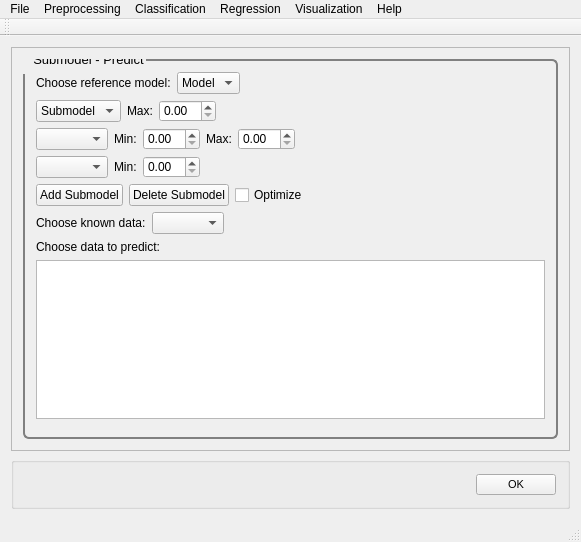
<?xml version="1.0" encoding="UTF-8"?>
<ui version="4.0">
    <class>MainWindow</class>
    <widget class="QMainWindow" name="MainWindow">
        <property name="geometry">
            <rect>
                <x>0</x>
                <y>0</y>
                <width>581</width>
                <height>542</height>
            </rect>
        </property>
        <property name="windowTitle">
            <string>PYSAT</string>
        </property>
        <widget class="QWidget" name="centralWidget">
            <layout class="QVBoxLayout" name="verticalLayout_9">
                <item>
                    <widget class="QScrollArea" name="scrollArea">
                        <property name="widgetResizable">
                            <bool>true</bool>
                        </property>
                        <widget class="QWidget" name="scrollAreaWidgetContents_2">
                            <property name="geometry">
                                <rect>
                                    <x>0</x>
                                    <y>0</y>
                                    <width>557</width>
                                    <height>394</height>
                                </rect>
                            </property>
                            <property name="font">
                                <font>
                                    <pointsize>8</pointsize>
                                </font>
                            </property>
                            <property name="styleSheet">
                                <string notr="true">QGroupBox {
                                    border: 2px solid gray;
                                    border-radius: 6px;
                                    margin-top: 0.5em;
                                    }

                                    QGroupBox::title {

                                    padding-top: -14px;
                                    padding-left: 8px;
                                    }
                                </string>
                            </property>
                            <layout class="QVBoxLayout" name="verticalLayout_8">
                                <item>
                                    <widget class="QGroupBox" name="submodel_opt">
                                        <property name="font">
                                            <font>
                                                <pointsize>10</pointsize>
                                            </font>
                                        </property>
                                        <property name="title">
                                            <string>Submodel - Predict</string>
                                        </property>
                                        <layout class="QVBoxLayout" name="verticalLayout">
                                            <item>
                                                <layout class="QHBoxLayout" name="choosemodel_hlayout">
                                                    <item>
                                                        <widget class="QLabel" name="choosemodel_label">
                                                            <property name="text">
                                                                <string>Choose reference model:</string>
                                                            </property>
                                                        </widget>
                                                    </item>
                                                    <item>
                                                        <widget class="QComboBox" name="choosemodel">
                                                            <property name="iconSize">
                                                                <size>
                                                                    <width>50</width>
                                                                    <height>20</height>
                                                                </size>
                                                            </property>
                                                            <item>
                                                                <property name="text">
                                                                    <string>Model</string>
                                                                </property>
                                                            </item>
                                                        </widget>
                                                    </item>
                                                    <item>
                                                        <spacer name="choosemodel_spacer">
                                                            <property name="orientation">
                                                                <enum>Qt::Horizontal</enum>
                                                            </property>
                                                            <property name="sizeHint" stdset="0">
                                                                <size>
                                                                    <width>40</width>
                                                                    <height>20</height>
                                                                </size>
                                                            </property>
                                                        </spacer>
                                                    </item>
                                                </layout>
                                            </item>
                                            <item>
                                                <layout class="QVBoxLayout" name="submodels_vlayout">
                                                    <item>
                                                        <layout class="QHBoxLayout" name="low_model_hlayout">
                                                            <item>
                                                                <widget class="QComboBox" name="choose_low_model">
                                                                    <item>
                                                                        <property name="text">
                                                                            <string>Submodel</string>
                                                                        </property>
                                                                    </item>
                                                                </widget>
                                                            </item>
                                                            <item>
                                                                <widget class="QLabel" name="low_model_max_label">
                                                                    <property name="text">
                                                                        <string>Max:</string>
                                                                    </property>
                                                                </widget>
                                                            </item>
                                                            <item>
                                                                <widget class="QDoubleSpinBox" name="low_model_max"/>
                                                            </item>
                                                            <item>
                                                                <spacer name="low_model_spacer">
                                                                    <property name="orientation">
                                                                        <enum>Qt::Horizontal</enum>
                                                                    </property>
                                                                    <property name="sizeHint" stdset="0">
                                                                        <size>
                                                                            <width>40</width>
                                                                            <height>20</height>
                                                                        </size>
                                                                    </property>
                                                                </spacer>
                                                            </item>
                                                        </layout>
                                                    </item>
                                                    <item>
                                                        <layout class="QHBoxLayout" name="submodel_hlayout">
                                                            <item>
                                                                <widget class="QComboBox" name="choose_submodel"/>
                                                            </item>
                                                            <item>
                                                                <widget class="QLabel" name="submodel_min_label">
                                                                    <property name="text">
                                                                        <string>Min:</string>
                                                                    </property>
                                                                </widget>
                                                            </item>
                                                            <item>
                                                                <widget class="QDoubleSpinBox" name="submodel_min"/>
                                                            </item>
                                                            <item>
                                                                <widget class="QLabel" name="submodel_max_label">
                                                                    <property name="text">
                                                                        <string>Max:</string>
                                                                    </property>
                                                                </widget>
                                                            </item>
                                                            <item>
                                                                <widget class="QDoubleSpinBox" name="submodel_max"/>
                                                            </item>
                                                            <item>
                                                                <spacer name="submodel_spacer">
                                                                    <property name="orientation">
                                                                        <enum>Qt::Horizontal</enum>
                                                                    </property>
                                                                    <property name="sizeHint" stdset="0">
                                                                        <size>
                                                                            <width>40</width>
                                                                            <height>20</height>
                                                                        </size>
                                                                    </property>
                                                                </spacer>
                                                            </item>
                                                        </layout>
                                                    </item>
                                                    <item>
                                                        <layout class="QHBoxLayout" name="high_model_hlayout">
                                                            <item>
                                                                <widget class="QComboBox" name="choose_high_model"/>
                                                            </item>
                                                            <item>
                                                                <widget class="QLabel" name="high_model_min_label">
                                                                    <property name="text">
                                                                        <string>Min:</string>
                                                                    </property>
                                                                </widget>
                                                            </item>
                                                            <item>
                                                                <widget class="QDoubleSpinBox" name="high_model_min"/>
                                                            </item>
                                                            <item>
                                                                <spacer name="high_model_spacer">
                                                                    <property name="orientation">
                                                                        <enum>Qt::Horizontal</enum>
                                                                    </property>
                                                                    <property name="sizeHint" stdset="0">
                                                                        <size>
                                                                            <width>40</width>
                                                                            <height>20</height>
                                                                        </size>
                                                                    </property>
                                                                </spacer>
                                                            </item>
                                                        </layout>
                                                    </item>
                                                </layout>
                                            </item>
                                            <item>
                                                <layout class="QHBoxLayout" name="add_delete_hlayout">
                                                    <item>
                                                        <widget class="QPushButton" name="add_submodel_button">
                                                            <property name="text">
                                                                <string>Add Submodel</string>
                                                            </property>
                                                        </widget>
                                                    </item>
                                                    <item>
                                                        <widget class="QPushButton" name="delete_submodel_button">
                                                            <property name="text">
                                                                <string>Delete Submodel</string>
                                                            </property>
                                                        </widget>
                                                    </item>
                                                    <item>
                                                        <widget class="QCheckBox" name="optimize_checkbox">
                                                            <property name="text">
                                                                <string>Optimize</string>
                                                            </property>
                                                        </widget>
                                                    </item>
                                                    <item>
                                                        <spacer name="add_delete_spacer">
                                                            <property name="orientation">
                                                                <enum>Qt::Horizontal</enum>
                                                            </property>
                                                            <property name="sizeHint" stdset="0">
                                                                <size>
                                                                    <width>40</width>
                                                                    <height>20</height>
                                                                </size>
                                                            </property>
                                                        </spacer>
                                                    </item>
                                                </layout>
                                            </item>
                                            <item>
                                                <layout class="QHBoxLayout" name="horizontalLayout">
                                                    <item>
                                                        <widget class="QLabel" name="choosedata_label">
                                                            <property name="text">
                                                                <string>Choose known data:</string>
                                                            </property>
                                                        </widget>
                                                    </item>
                                                    <item>
                                                        <widget class="QComboBox" name="choosedata"/>
                                                    </item>
                                                    <item>
                                                        <spacer name="choosedata_spacer">
                                                            <property name="orientation">
                                                                <enum>Qt::Horizontal</enum>
                                                            </property>
                                                            <property name="sizeHint" stdset="0">
                                                                <size>
                                                                    <width>40</width>
                                                                    <height>20</height>
                                                                </size>
                                                            </property>
                                                        </spacer>
                                                    </item>
                                                </layout>
                                            </item>
                                            <item>
                                                <layout class="QVBoxLayout" name="predictdata_vlayout">
                                                    <item>
                                                        <widget class="QLabel" name="choosedata_predict_label">
                                                            <property name="text">
                                                                <string>Choose data to predict:</string>
                                                            </property>
                                                        </widget>
                                                    </item>
                                                    <item>
                                                        <widget class="QListWidget" name="choosedata_predict"/>
                                                    </item>
                                                    <item>
                                                        <spacer name="choosedata_predict_spacer">
                                                            <property name="orientation">
                                                                <enum>Qt::Vertical</enum>
                                                            </property>
                                                            <property name="sizeHint" stdset="0">
                                                                <size>
                                                                    <width>20</width>
                                                                    <height>40</height>
                                                                </size>
                                                            </property>
                                                        </spacer>
                                                    </item>
                                                </layout>
                                            </item>
                                        </layout>
                                    </widget>
                                </item>
                            </layout>
                        </widget>
                    </widget>
                </item>
                <item>
                    <widget class="QGroupBox" name="OK">
                        <layout class="QHBoxLayout" name="ok">
                            <item>
                                <spacer name="horizontalSpacer_5">
                                    <property name="orientation">
                                        <enum>Qt::Horizontal</enum>
                                    </property>
                                    <property name="sizeHint" stdset="0">
                                        <size>
                                            <width>40</width>
                                            <height>20</height>
                                        </size>
                                    </property>
                                </spacer>
                            </item>
                            <item>
                                <widget class="QPushButton" name="okButton">
                                    <property name="font">
                                        <font>
                                            <pointsize>8</pointsize>
                                        </font>
                                    </property>
                                    <property name="mouseTracking">
                                        <bool>false</bool>
                                    </property>
                                    <property name="text">
                                        <string>OK</string>
                                    </property>
                                </widget>
                            </item>
                        </layout>
                    </widget>
                </item>
            </layout>
        </widget>
        <widget class="QToolBar" name="mainToolBar">
            <attribute name="toolBarArea">
                <enum>TopToolBarArea</enum>
            </attribute>
            <attribute name="toolBarBreak">
                <bool>false</bool>
            </attribute>
        </widget>
        <widget class="QStatusBar" name="statusBar"/>
        <widget class="QMenuBar" name="menuBar">
            <property name="geometry">
                <rect>
                    <x>0</x>
                    <y>0</y>
                    <width>581</width>
                    <height>26</height>
                </rect>
            </property>
            <widget class="QMenu" name="menuFile">
                <property name="title">
                    <string>File</string>
                </property>
                <addaction name="actionLoad_Refence_Data"/>
                <addaction name="actionLoad_Unknown_Data"/>
                <addaction name="actionSet_output_location"/>
                <addaction name="separator"/>
                <addaction name="actionSave_Current_Plots"/>
                <addaction name="actionSave_Current_Data"/>
                <addaction name="separator"/>
                <addaction name="actionCreate_New_Workflow"/>
                <addaction name="actionSave_Current_Workflow"/>
                <addaction name="separator"/>
                <addaction name="actionExit"/>
            </widget>
            <widget class="QMenu" name="menuPreprocessing">
                <property name="title">
                    <string>Preprocessing</string>
                </property>
                <widget class="QMenu" name="menuBaseline_Removal">
                    <property name="title">
                        <string>Baseline Removal</string>
                    </property>
                    <addaction name="actionALS"/>
                    <addaction name="actionDietrich"/>
                    <addaction name="actionPolyFit"/>
                    <addaction name="actionAirPLS"/>
                    <addaction name="actionFABC"/>
                    <addaction name="actionKK"/>
                    <addaction name="actionMario"/>
                    <addaction name="actionMedian"/>
                    <addaction name="actionRubberband"/>
                    <addaction name="actionUndecimated_Wavelet"/>
                </widget>
                <widget class="QMenu" name="menuCalibration_Transfer">
                    <property name="title">
                        <string>Calibration Transfer</string>
                    </property>
                    <addaction name="actionRatio"/>
                    <addaction name="actionTommy_s_Methgod"/>
                    <addaction name="actionPiecewise_Direct_Standardization"/>
                    <addaction name="actionOthers_3"/>
                </widget>
                <addaction name="actionNormalization"/>
                <addaction name="actionNoise_Reduction"/>
                <addaction name="actionApply_Mask"/>
                <addaction name="actionInterpolate"/>
                <addaction name="actionInstrument_Response"/>
                <addaction name="menuBaseline_Removal"/>
                <addaction name="menuCalibration_Transfer"/>
                <addaction name="actionICA_2"/>
                <addaction name="actionPCA_2"/>
            </widget>
            <widget class="QMenu" name="menuRegression">
                <property name="title">
                    <string>Regression</string>
                </property>
                <addaction name="actionCross_Validation"/>
                <addaction name="actionTrain"/>
                <addaction name="actionPredict"/>
                <addaction name="actionCreate_N_Folds"/>
                <addaction name="actionCreate_Test_Folds"/>
                <addaction name="actionSubmodel_Ranges"/>
            </widget>
            <widget class="QMenu" name="menuHelp">
                <property name="title">
                    <string>Help</string>
                </property>
                <addaction name="actionIndex"/>
                <addaction name="actionContent_2"/>
                <addaction name="separator"/>
                <addaction name="actionAbout"/>
                <addaction name="actionAbout_QtCreator"/>
            </widget>
            <widget class="QMenu" name="menuClassification">
                <property name="title">
                    <string>Classification</string>
                </property>
                <widget class="QMenu" name="menuSupervised">
                    <property name="title">
                        <string>Supervised</string>
                    </property>
                    <addaction name="actionPLS_DA"/>
                    <addaction name="actionSIMCA"/>
                </widget>
                <widget class="QMenu" name="menuClustering">
                    <property name="title">
                        <string>Clustering</string>
                    </property>
                    <addaction name="actionK_means"/>
                    <addaction name="actionHierarchical_2"/>
                </widget>
                <addaction name="menuSupervised"/>
                <addaction name="menuClustering"/>
            </widget>
            <widget class="QMenu" name="menuVisualization">
                <property name="title">
                    <string>Visualization</string>
                </property>
                <addaction name="actionLine_Plot"/>
                <addaction name="action1_to_1_Plot"/>
                <addaction name="actionScatter_Plot"/>
            </widget>
            <addaction name="menuFile"/>
            <addaction name="menuPreprocessing"/>
            <addaction name="menuClassification"/>
            <addaction name="menuRegression"/>
            <addaction name="menuVisualization"/>
            <addaction name="menuHelp"/>
        </widget>
        <action name="actionLoad_Refence_Data">
            <property name="text">
                <string>Load Refence Data</string>
            </property>
        </action>
        <action name="actionLoad_Unknown_Data">
            <property name="text">
                <string>Load Unknown Data</string>
            </property>
        </action>
        <action name="actionSave_Current_Workflow">
            <property name="text">
                <string>Save Current Workflow</string>
            </property>
        </action>
        <action name="actionSave_Current_Plots">
            <property name="text">
                <string>Save Current Plots</string>
            </property>
        </action>
        <action name="actionSave_Current_Data">
            <property name="text">
                <string>Save Current Data</string>
            </property>
        </action>
        <action name="actionCreate_New_Workflow">
            <property name="text">
                <string>Create New Workflow</string>
            </property>
        </action>
        <action name="actionNoise_Reduction">
            <property name="text">
                <string>Noise Reduction</string>
            </property>
        </action>
        <action name="actionApply_Mask">
            <property name="text">
                <string>Apply Mask</string>
            </property>
        </action>
        <action name="actionInterpolate">
            <property name="text">
                <string>Interpolate (unknown to known)</string>
            </property>
        </action>
        <action name="actionInstrument_Response">
            <property name="text">
                <string>Instrument Response</string>
            </property>
        </action>
        <action name="actionALS">
            <property name="text">
                <string>ALS</string>
            </property>
        </action>
        <action name="actionDietrich">
            <property name="text">
                <string>Dietrich</string>
            </property>
        </action>
        <action name="actionPolyFit">
            <property name="text">
                <string>PolyFit</string>
            </property>
        </action>
        <action name="actionAirPLS">
            <property name="text">
                <string>AirPLS</string>
            </property>
        </action>
        <action name="actionFABC">
            <property name="text">
                <string>FABC</string>
            </property>
        </action>
        <action name="actionKK">
            <property name="text">
                <string>KK</string>
            </property>
        </action>
        <action name="actionMario">
            <property name="text">
                <string>Mario</string>
            </property>
        </action>
        <action name="actionMedian">
            <property name="text">
                <string>Median</string>
            </property>
        </action>
        <action name="actionRubberband">
            <property name="text">
                <string>Rubberband</string>
            </property>
        </action>
        <action name="actionUndecimated_Wavelet">
            <property name="text">
                <string>Undecimated Wavelet</string>
            </property>
        </action>
        <action name="actionRatio">
            <property name="text">
                <string>Ratio</string>
            </property>
        </action>
        <action name="actionTommy_s_Methgod">
            <property name="text">
                <string>Tommy's Method</string>
            </property>
        </action>
        <action name="actionPiecewise_Direct_Standardization">
            <property name="text">
                <string>Piecewise Direct Standardization</string>
            </property>
        </action>
        <action name="actionPCA">
            <property name="text">
                <string>PCA</string>
            </property>
        </action>
        <action name="actionICA">
            <property name="text">
                <string>ICA</string>
            </property>
        </action>
        <action name="actionK_Means">
            <property name="text">
                <string>K-Means</string>
            </property>
        </action>
        <action name="actionHierarchical">
            <property name="text">
                <string>Hierarchical</string>
            </property>
        </action>
        <action name="actionOthers">
            <property name="text">
                <string>Others...</string>
            </property>
        </action>
        <action name="actionOthers_2">
            <property name="text">
                <string>Others...</string>
            </property>
        </action>
        <action name="actionOthers_3">
            <property name="text">
                <string>Others...</string>
            </property>
        </action>
        <action name="actionPLS">
            <property name="text">
                <string>PLS</string>
            </property>
        </action>
        <action name="actionSM_PLS">
            <property name="text">
                <string>SM-PLS</string>
            </property>
        </action>
        <action name="actionICA_Regression">
            <property name="text">
                <string>ICA Regression</string>
            </property>
        </action>
        <action name="actionGaussian_Process">
            <property name="text">
                <string>Gaussian Process</string>
            </property>
        </action>
        <action name="actionMLP">
            <property name="text">
                <string>MLP</string>
            </property>
        </action>
        <action name="actionSVM">
            <property name="text">
                <string>SVM</string>
            </property>
        </action>
        <action name="actionOthers_4">
            <property name="text">
                <string>Others...</string>
            </property>
        </action>
        <action name="actionOthers_5">
            <property name="text">
                <string>Others...</string>
            </property>
        </action>
        <action name="actionIndex">
            <property name="text">
                <string>Index</string>
            </property>
        </action>
        <action name="actionContent_2">
            <property name="text">
                <string>Content</string>
            </property>
        </action>
        <action name="actionAbout">
            <property name="text">
                <string>About...</string>
            </property>
        </action>
        <action name="actionAbout_QtCreator">
            <property name="text">
                <string>About Qt...</string>
            </property>
        </action>
        <action name="actionExit">
            <property name="text">
                <string>Exit</string>
            </property>
        </action>
        <action name="actionNormalization">
            <property name="text">
                <string>Normalization</string>
            </property>
        </action>
        <action name="actionICA_2">
            <property name="text">
                <string>ICA</string>
            </property>
        </action>
        <action name="actionPCA_2">
            <property name="text">
                <string>PCA</string>
            </property>
        </action>
        <action name="actionPLS_DA">
            <property name="text">
                <string>PLS-DA</string>
            </property>
        </action>
        <action name="actionSIMCA">
            <property name="text">
                <string>SIMCA</string>
            </property>
        </action>
        <action name="actionK_means">
            <property name="text">
                <string>K-means</string>
            </property>
        </action>
        <action name="actionHierarchical_2">
            <property name="text">
                <string>Hierarchical</string>
            </property>
        </action>
        <action name="actionCross_Validation">
            <property name="text">
                <string>Cross Validation</string>
            </property>
        </action>
        <action name="actionTrain">
            <property name="text">
                <string>Train</string>
            </property>
        </action>
        <action name="actionPredict">
            <property name="text">
                <string>Predict</string>
            </property>
        </action>
        <action name="actionLine_Plot">
            <property name="text">
                <string>Line Plot</string>
            </property>
        </action>
        <action name="action1_to_1_Plot">
            <property name="text">
                <string>1 to 1 Plot</string>
            </property>
        </action>
        <action name="actionScatter_Plot">
            <property name="text">
                <string>Scatter Plot</string>
            </property>
        </action>
        <action name="actionSet_output_location">
            <property name="text">
                <string>Output Location</string>
            </property>
        </action>
        <action name="actionCreate_N_Folds">
            <property name="text">
                <string>Create N Folds</string>
            </property>
        </action>
        <action name="actionCreate_Test_Folds">
            <property name="text">
                <string>Create Test Folds</string>
            </property>
        </action>
        <action name="actionSubmodel_Ranges">
            <property name="text">
                <string>Submodel Ranges</string>
            </property>
        </action>
    </widget>
    <layoutdefault spacing="6" margin="11"/>
    <resources/>
    <connections/>
</ui>
